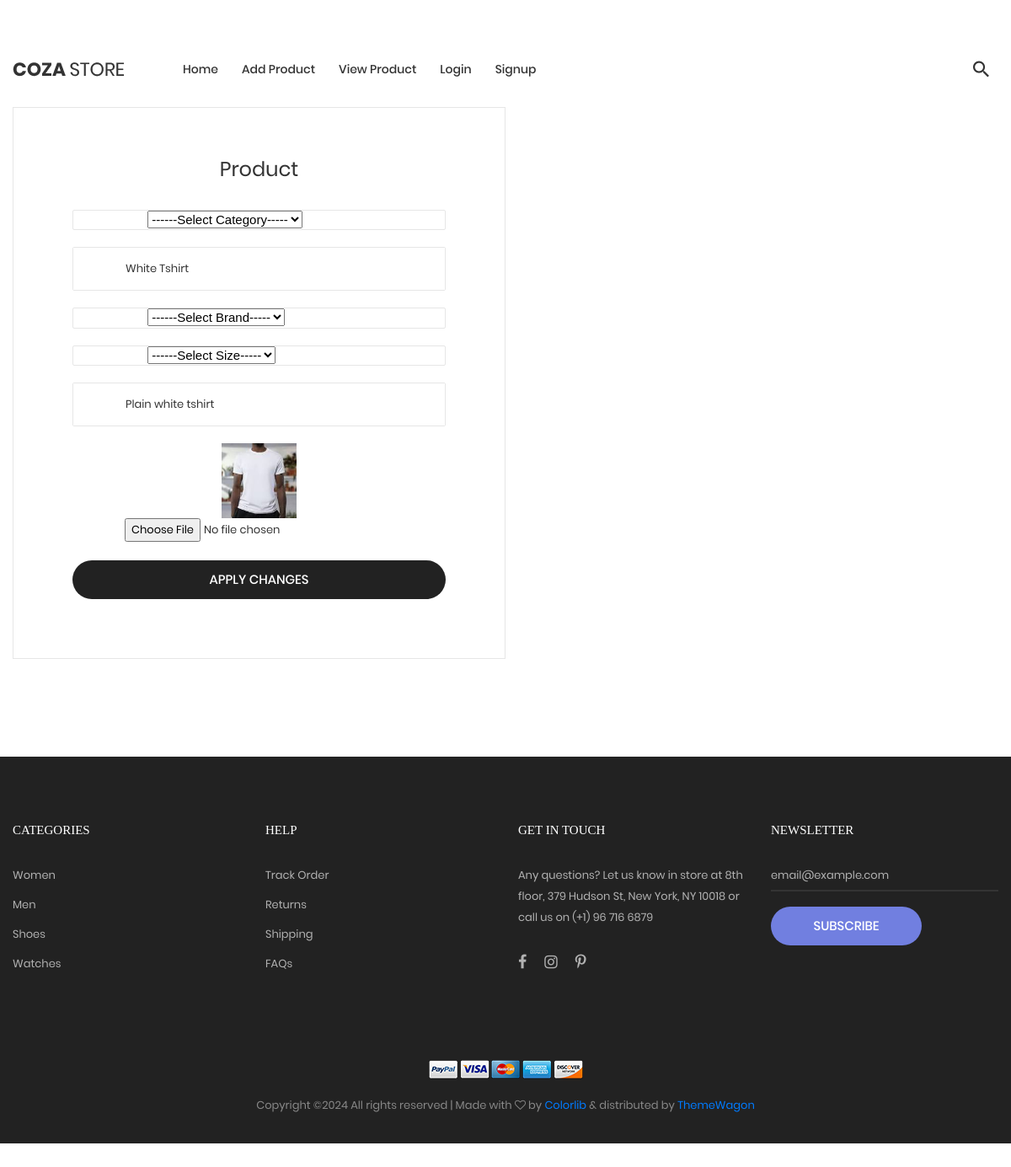
Page /myapp/sedit/1/ on the committed database.
### myapp/models.py (models this page shows, shortened)
class Product(models.Model):
    category = (
        ("Men","Men"),
        ("Women","Women"),
        ("Child","Child")
    )
    brand = (
        ("Levis","Levis"),
        ("Gap","Gap"),
        ("Tommy","Tommy")
    )
    size = (
        ("S","S"),
        ("M","M"),
        ("L","L"),
        ("XL","XL")
    )
    seller = models.ForeignKey(User,on_delete=models.CASCADE)
    cname = models.CharField(max_length=100, choices=category, default='Men')
    bname = models.CharField(max_length=100, choices=brand, default='Levis')
    pname = models.CharField(max_length=100)
    si = models.CharField(max_length=100, choices=size, default='M')
    desc = models.TextField()
    price = models.PositiveIntegerField()
    pimage = models.ImageField(upload_to="productimage/", default="")

### myapp/views.py (the view)
# urls.py: path('sedit/<int:pk>/', views.sedit, name='sedit'),
def sedit(request,pk):
    Products = Product.objects.get(pk=pk)
    if request.method=="POST":
            Products.cname = request.POST['cname']
            Products.pname = request.POST['pname']
            Products.bname = request.POST['bname']
            Products.si = request.POST['si']
            Products.si = request.POST['desc']
            try:
                Products.pimage = request.FILES['pimage']
            except:
                pass
            Products.save()
            msg = "Changed Successfully"
            return render(request,"myapp/sview.html",{'Products':Products},{'msg':msg})
    else:
        return render(request,"myapp/sedit.html",{'Products':Products})

### myapp/templates/myapp/sedit.html (shortened to what this page needs)
{% extends 'sheader.html' %}
{% load static %}
{% block content%}
<!DOCTYPE html>
<html lang="en">
<body class="animsition">
    <br>
	<section class="bg0 p-t-104 p-b-116">
		<div class="container">
			<div class="flex-w flex-tr">
				<div class="size-210 bor10 p-lr-70 p-t-55 p-b-70 p-lr-15-lg w-full-md">
					<form method="post" action="{% url 'sedit' pk=Products.pk %}" enctype="multipart/form-data">
						<h4 class="mtext-105 cl2 txt-center p-b-30">
							Product
						</h4>
						<div class="bor8 m-b-20 how-pos4-parent">
                            <select style="margin-left: 20%;" name="cname">
								<option>------Select Category-----</option>
							</select>
						</div>
						<div class="bor8 m-b-20 how-pos4-parent">
							<input class="stext-111 cl2 plh3 size-116 p-l-62 p-r-30" type="text" name="pname" value="{{Products.pname}}">
						</div>
						<div class="bor8 m-b-20 how-pos4-parent">
                            <select style="margin-left: 20%;" name="bname">
								<option>------Select Brand-----</option>
							</select>
						</div>
                        <div class="bor8 m-b-20 how-pos4-parent">
                            <select style="margin-left: 20%;" name="si">
								<option>------Select Size-----</option>
							</select>
						</div>
                        <div class="bor8 m-b-20 how-pos4-parent">
							<input class="stext-111 cl2 plh3 size-116 p-l-62 p-r-30" type="text" name="desc" value="{{Products.desc}}">
						</div>
						<div >
							<img src="{{Products.pimage.url}}" style="margin-left: 40%;" width="20%;">
							<input class="stext-111 cl2 plh3 size-116 p-l-62 p-r-30" type="file" name="pimage">
						</div>
						<button style="margin-left: 50 px;" class="flex-c-m stext-101 cl0 size-121 bg3 bor1 hov-btn3 p-lr-15 trans-04 pointer">
							Apply Changes
						</button>
					</form>
				</div>
			</div>
		</div>
	</section>
</body>
</html>
{% endblock %}

### myapp/static/css/main.css (style rules this page uses)
.container { max-width: 1380px; }
@media (max-width: 1600px) { .container { max-width: 1200px; } }
.cl0 { color: #fff; }
.cl2 { color: #333; }
.stext-101 { font-family: Poppins-Medium; font-size: 15px; line-height: 1.466667; text-transform: uppercase; }
.stext-111 { font-family: Poppins-Regular; font-size: 13px; line-height: 1.6923; }
.mtext-105 { font-family: Poppins-Regular; font-size: 24px; line-height: 1.5; }
.size-116 { width: 100%; height: 50px; }
.size-121 { width: 100%; height: 46px; }
.size-210 { width: 50%; }
.bg0 { background-color: #fff; }
.bg3 { background-color: #222; }
.bor1 { border-radius: 23px; }
.bor8 { border: 1px solid #e6e6e6; border-radius: 2px; }
.bor10 { border: 1px solid #e6e6e6; }
.how-pos4-parent { position: relative; }

### rows in the picture
Product: pname "White Tshirt", desc "Plain white tshirt", pimage (picture)
